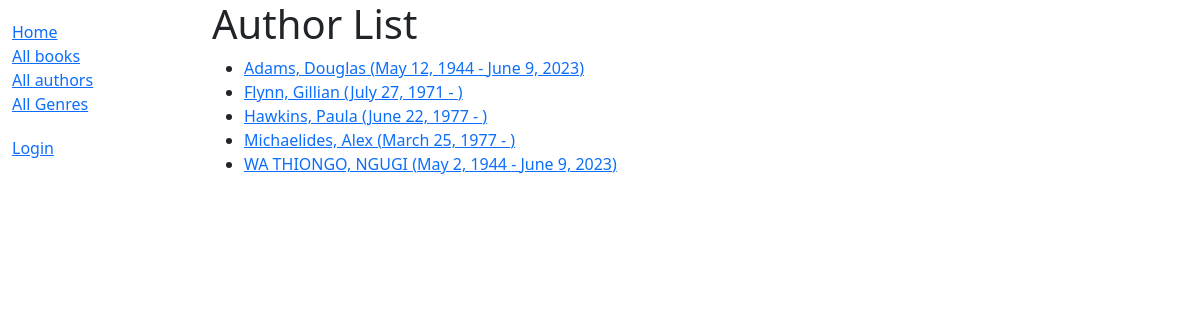
Page /catalog/authors/ on the earlier database version.
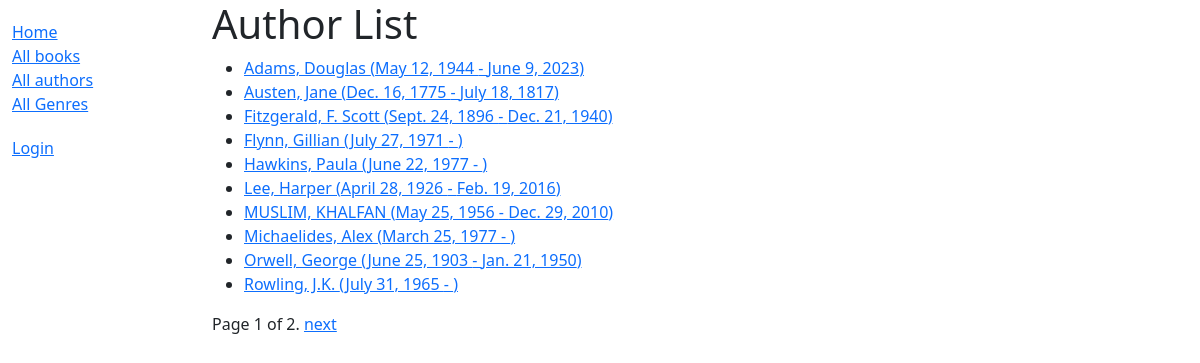
Same page on the later database version.
### catalog/models.py (models this page shows)
class Author(models.Model):
    first_name = models.CharField(max_length=100)
    last_name = models.CharField(max_length=100)
    date_of_birth = models.DateField(null=True, blank=True)
    date_of_death = models.DateField('Died', null=True, blank=True)
    class Meta:
        ordering = ['last_name', 'first_name']
    def get_absolute_url(self):
        return reverse('author-detail', args=[str(self.id)])
    def __str__(self):
        return f'{self.last_name}, {self.first_name}'
    class Meta:
        ordering = ['last_name']

### catalog/views.py (the view)
# urls.py: path('authors/', views.AuthorListView.as_view(), name='authors'),
class AuthorListView(generic.ListView):
    model = Author
    template_name = 'catalog/author_list.html'
    paginate_by = 10 #for the unittests

### catalog/templates/catalog/author_list.html
{% extends "base_generic.html" %}
{% block content %}
<h1>Author List</h1>
{% if author_list %}
  <ul>
  {% for author in author_list %}
    <li>
      <a href="{{ author.get_absolute_url }}">
      {{ author }} ({{author.date_of_birth}} - {% if author.date_of_death %}{{author.date_of_death}}{% endif %})
      </a>
    </li>
  {% endfor %}
 </ul>
{% else %}
  <p>There are no authors available.</p>
{% endif %}
{% endblock %}

Differences in the rows shown:
no longer on this page (row unchanged): Author: last_name+first_name "WA THIONGO, NGUGI", date_of_birth "May 2, 1944", date_of_death "June 9, 2023"
added Author: last_name+first_name "Austen, Jane", date_of_birth "Dec. 16, 1775", date_of_death "July 18, 1817"
added Author: last_name+first_name "Fitzgerald, F. Scott", date_of_birth "Sept. 24, 1896", date_of_death "Dec. 21, 1940"
added Author: last_name+first_name "Lee, Harper", date_of_birth "April 28, 1926", date_of_death "Feb. 19, 2016"
added Author: last_name+first_name "MUSLIM, KHALFAN", date_of_birth "May 25, 1956", date_of_death "Dec. 29, 2010"
added Author: last_name+first_name "Orwell, George", date_of_birth "June 25, 1903", date_of_death "Jan. 21, 1950"
added Author: last_name+first_name "Rowling, J.K.", date_of_birth "July 31, 1965"
Other differences:
{{ page_obj.number }}: (not shown) → "1"
{{ page_obj.paginator.num_pages }}: (not shown) → "2"
text now shown: "Page of . next"
